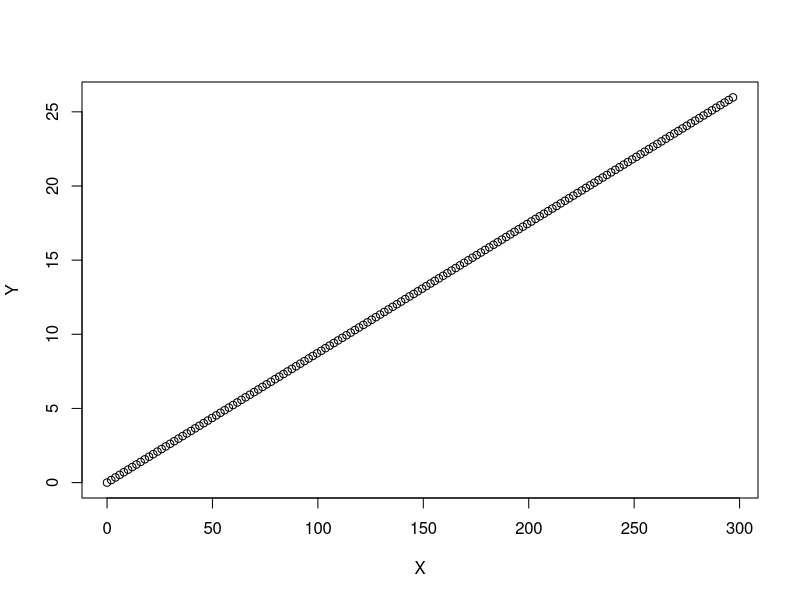

Source code (R):
## ---- chunk 1
knitr::opts_chunk$set(echo = TRUE)
## ---- chunk 2
#### Initial State - starting position, heading angle, time step
startpos_x <- 0;
startpos_y <- 0;
heading_angle <- 5; # degrees of the heading offset
heading_angle <- heading_angle * pi /180; # converting to degrees
samples <- 5 # per second 
timestep <- 1 / samples;
speed <- 10; # in metres per second

SimulationTime = 30; # in seconds
TotalSamples <- SimulationTime * samples # number of samples allowed within the simulation time 


X <- numeric(TotalSamples); # x the rows length of number of samples
Y <- numeric(TotalSamples); # y the rows length of number of samples

#### Update loop

for (i in 1:TotalSamples) { # for index in length of total samples
    if (i > 1) { # if the index is more than 1
        X[i] = X[i-1] + # the index of the x vector of zeros is equal to the index minus 1 plus
        cos(heading_angle) * speed * timestep; # the cosine of the heading angle mulitpled by speed multiplied by the timestep
        Y[i] = Y[i-1] + # the index of the y vector of zeros is equal to the index minus 1 plus
        sin(heading_angle) * speed * timestep; # the sine of the heading angle mulitpled by speed multiplied by the timestep
    }
}

#### plotting 

 plot(X, Y)


